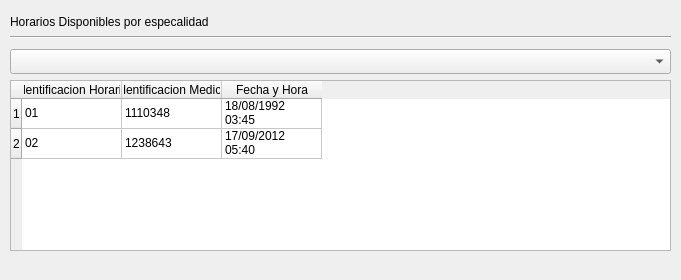
<?xml version="1.0" encoding="UTF-8"?>
<ui version="4.0">
 <class>widgetHorariosMedico</class>
 <widget class="QWidget" name="widgetHorariosMedico">
  <property name="geometry">
   <rect>
    <x>0</x>
    <y>0</y>
    <width>681</width>
    <height>280</height>
   </rect>
  </property>
  <property name="cursor">
   <cursorShape>PointingHandCursor</cursorShape>
  </property>
  <property name="windowTitle">
   <string>Horarios Medico Especialidad</string>
  </property>
  <widget class="QComboBox" name="comboBoxHorariosDisponibles">
   <property name="geometry">
    <rect>
     <x>10</x>
     <y>49</y>
     <width>661</width>
     <height>25</height>
    </rect>
   </property>
  </widget>
  <widget class="Line" name="lineCitas">
   <property name="geometry">
    <rect>
     <x>10</x>
     <y>29</y>
     <width>661</width>
     <height>16</height>
    </rect>
   </property>
   <property name="orientation">
    <enum>Qt::Horizontal</enum>
   </property>
  </widget>
  <widget class="QLabel" name="labelCitasDisponibles">
   <property name="geometry">
    <rect>
     <x>10</x>
     <y>9</y>
     <width>201</width>
     <height>25</height>
    </rect>
   </property>
   <property name="text">
    <string>Horarios Disponibles por especalidad</string>
   </property>
  </widget>
  <widget class="QTableWidget" name="tableWidgetHorariosDisponibles">
   <property name="geometry">
    <rect>
     <x>10</x>
     <y>80</y>
     <width>661</width>
     <height>171</height>
    </rect>
   </property>
   <row>
    <property name="text">
     <string>1</string>
    </property>
   </row>
   <row>
    <property name="text">
     <string>2</string>
    </property>
   </row>
   <column>
    <property name="text">
     <string>Identificacion Horario</string>
    </property>
   </column>
   <column>
    <property name="text">
     <string>Identificacion Medico</string>
    </property>
   </column>
   <column>
    <property name="text">
     <string>Fecha y Hora</string>
    </property>
   </column>
   <item row="0" column="0">
    <property name="text">
     <string>01</string>
    </property>
   </item>
   <item row="0" column="1">
    <property name="text">
     <string>1110348</string>
    </property>
   </item>
   <item row="0" column="2">
    <property name="text">
     <string>18/08/1992 03:45</string>
    </property>
   </item>
   <item row="1" column="0">
    <property name="text">
     <string>02</string>
    </property>
   </item>
   <item row="1" column="1">
    <property name="text">
     <string>1238643</string>
    </property>
   </item>
   <item row="1" column="2">
    <property name="text">
     <string>17/09/2012 05:40</string>
    </property>
   </item>
  </widget>
 </widget>
 <resources/>
 <connections/>
</ui>
